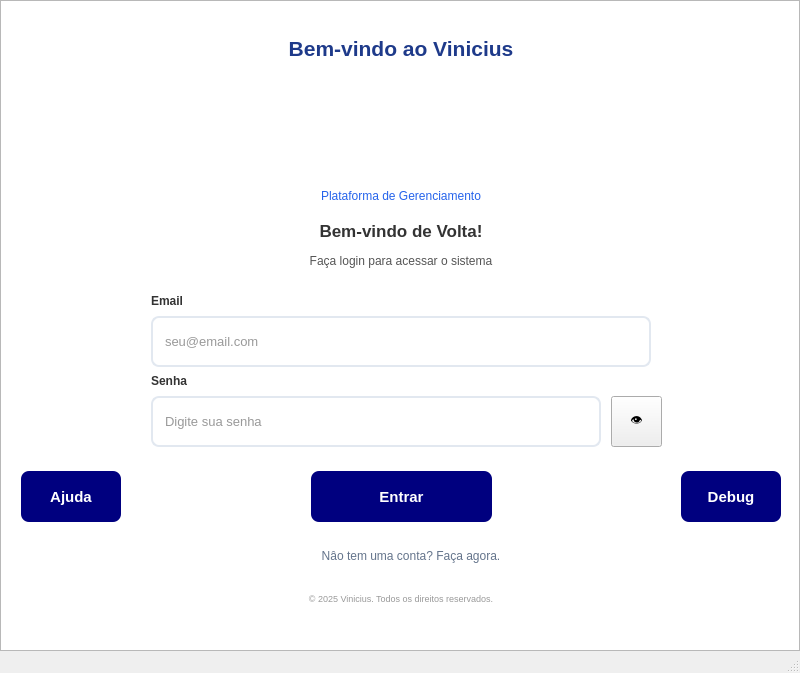
<?xml version="1.0" encoding="UTF-8"?>
<ui version="4.0">
 <class>firstloginUI</class>
 <widget class="QMainWindow" name="MainWindow">
  <property name="geometry">
   <rect>
    <x>0</x>
    <y>0</y>
    <width>800</width>
    <height>673</height>
   </rect>
  </property>
  <property name="windowTitle">
   <string>Login</string>
  </property>
  <widget class="QWidget" name="centralwidget">
   <layout class="QGridLayout" name="gridLayout">
    <property name="leftMargin">
     <number>0</number>
    </property>
    <property name="topMargin">
     <number>0</number>
    </property>
    <property name="rightMargin">
     <number>0</number>
    </property>
    <property name="bottomMargin">
     <number>0</number>
    </property>
    <item row="0" column="0">
     <widget class="QScrollArea" name="scrollArea">
      <property name="verticalScrollBarPolicy">
       <enum>Qt::ScrollBarPolicy::ScrollBarAsNeeded</enum>
      </property>
      <property name="widgetResizable">
       <bool>true</bool>
      </property>
      <widget class="QWidget" name="scrollAreaWidgetContents">
       <property name="geometry">
        <rect>
         <x>0</x>
         <y>0</y>
         <width>798</width>
         <height>621</height>
        </rect>
       </property>
       <layout class="QVBoxLayout" name="verticalLayout">
        <property name="spacing">
         <number>0</number>
        </property>
        <property name="leftMargin">
         <number>0</number>
        </property>
        <property name="topMargin">
         <number>0</number>
        </property>
        <property name="rightMargin">
         <number>0</number>
        </property>
        <property name="bottomMargin">
         <number>0</number>
        </property>
        <item>
         <widget class="QFrame" name="mainFrame">
          <property name="styleSheet">
           <string notr="true">QFrame#mainFrame {
    background-color: white;
}

QLineEdit {
    border: 2px solid #e2e8f0;
    border-radius: 8px;
    padding: 10px;
    font-size: 10pt;
    font-family: 'Segoe UI', Arial, sans-serif;
    background-color: white;
    color: #333333;
}

QLineEdit:focus {
    border: 2px solid #2563eb;
}

QLineEdit:hover {
    border: 2px solid #cbd5e1;
}

QPushButton#registerButton {
    background-color: #2563eb;
    color: white;
    font-weight: bold;
    font-size: 10pt;
    font-family: 'Segoe UI', Arial, sans-serif;
    border-radius: 8px;
    padding: 10px;
    min-height: 40px;
}

QPushButton#registerButton:hover {
    background-color: #1e3a8a;
}

QPushButton#registerButton:pressed {
    background-color: #1e40af;
}

QPushButton#backButton {
    background-color: transparent;
    color: #64748b;
    font-size: 9pt;
    font-family: 'Segoe UI', Arial, sans-serif;
    border: none;
    padding: 6px;
}

QPushButton#backButton:hover {
    color: #2563eb;
    text-decoration: underline;
}
</string>
          </property>
          <widget class="QLabel" name="titleLabel">
           <property name="geometry">
            <rect>
             <x>200</x>
             <y>30</y>
             <width>400</width>
             <height>35</height>
            </rect>
           </property>
           <property name="text">
            <string>&lt;html&gt;&lt;head/&gt;&lt;body&gt;&lt;p align=&quot;center&quot;&gt;&lt;span style=&quot; font-family:'Segoe UI,Arial,sans-serif'; font-size:16pt; font-weight:600; color:#1e3a8a;&quot;&gt;Bem-vindo ao Vinicius&lt;/span&gt;&lt;/p&gt;&lt;/body&gt;&lt;/html&gt;</string>
           </property>
          </widget>
          <widget class="QLabel" name="logoLabel">
           <property name="geometry">
            <rect>
             <x>300</x>
             <y>75</y>
             <width>200</width>
             <height>100</height>
            </rect>
           </property>
           <property name="text">
            <string/>
           </property>
           <property name="pixmap">
            <pixmap>images/vinil_logo.png</pixmap>
           </property>
           <property name="scaledContents">
            <bool>true</bool>
           </property>
          </widget>
          <widget class="QLabel" name="subtitleLabel">
           <property name="geometry">
            <rect>
             <x>300</x>
             <y>185</y>
             <width>200</width>
             <height>20</height>
            </rect>
           </property>
           <property name="text">
            <string>&lt;html&gt;&lt;body&gt;&lt;p align=&quot;center&quot;&gt;&lt;span style=&quot; font-family:'Segoe UI,Arial,sans-serif'; font-size:9pt; color:#2563eb;&quot;&gt;Plataforma de Gerenciamento&lt;/span&gt;&lt;/p&gt;&lt;/body&gt;&lt;/html&gt;</string>
           </property>
          </widget>
          <widget class="QLabel" name="welcomeLabel">
           <property name="geometry">
            <rect>
             <x>250</x>
             <y>215</y>
             <width>300</width>
             <height>30</height>
            </rect>
           </property>
           <property name="text">
            <string>&lt;html&gt;&lt;head/&gt;&lt;body&gt;&lt;p align=&quot;center&quot;&gt;&lt;span style=&quot; font-family:'Segoe UI,Arial,sans-serif'; font-size:13pt; font-weight:600; color:#333333;&quot;&gt;Bem-vindo de Volta!&lt;/span&gt;&lt;/p&gt;&lt;/body&gt;&lt;/html&gt;</string>
           </property>
          </widget>
          <widget class="QLabel" name="instructionLabel">
           <property name="geometry">
            <rect>
             <x>250</x>
             <y>250</y>
             <width>300</width>
             <height>20</height>
            </rect>
           </property>
           <property name="text">
            <string>&lt;html&gt;&lt;head/&gt;&lt;body&gt;&lt;p align=&quot;center&quot;&gt;&lt;span style=&quot; font-family:'Segoe UI,Arial,sans-serif'; font-size:9pt; color:#555555;&quot;&gt;Faça login para acessar o sistema&lt;/span&gt;&lt;/p&gt;&lt;/body&gt;&lt;/html&gt;</string>
           </property>
          </widget>
          <widget class="QLabel" name="emailLabel">
           <property name="geometry">
            <rect>
             <x>150</x>
             <y>290</y>
             <width>44</width>
             <height>20</height>
            </rect>
           </property>
           <property name="text">
            <string>&lt;html&gt;&lt;head/&gt;&lt;body&gt;&lt;p&gt;&lt;span style=&quot; font-family:'Segoe UI,Arial,sans-serif'; font-size:9pt; font-weight:600; color:#333333;&quot;&gt;Email&lt;/span&gt;&lt;/p&gt;&lt;/body&gt;&lt;/html&gt;</string>
           </property>
          </widget>
          <widget class="QLineEdit" name="emailLineEdit">
           <property name="geometry">
            <rect>
             <x>150</x>
             <y>315</y>
             <width>500</width>
             <height>51</height>
            </rect>
           </property>
           <property name="placeholderText">
            <string>seu@email.com</string>
           </property>
          </widget>
          <widget class="QLabel" name="passwordLabel">
           <property name="geometry">
            <rect>
             <x>150</x>
             <y>370</y>
             <width>81</width>
             <height>20</height>
            </rect>
           </property>
           <property name="text">
            <string>&lt;html&gt;&lt;head/&gt;&lt;body&gt;&lt;p&gt;&lt;span style=&quot; font-family:'Segoe UI,Arial,sans-serif'; font-size:9pt; font-weight:600; color:#333333;&quot;&gt;Senha&lt;/span&gt;&lt;/p&gt;&lt;/body&gt;&lt;/html&gt;</string>
           </property>
          </widget>
          <widget class="QLineEdit" name="passwordLineEdit">
           <property name="geometry">
            <rect>
             <x>150</x>
             <y>395</y>
             <width>450</width>
             <height>51</height>
            </rect>
           </property>
           <property name="echoMode">
            <enum>QLineEdit::EchoMode::Normal</enum>
           </property>
           <property name="placeholderText">
            <string>Digite sua senha</string>
           </property>
          </widget>
          <widget class="QToolButton" name="toolButton_3">
           <property name="geometry">
            <rect>
             <x>610</x>
             <y>395</y>
             <width>51</width>
             <height>51</height>
            </rect>
           </property>
           <property name="cursor">
            <cursorShape>PointingHandCursor</cursorShape>
           </property>
           <property name="text">
            <string>👁</string>
           </property>
          </widget>
          <widget class="QPushButton" name="pushButton">
           <property name="geometry">
            <rect>
             <x>310</x>
             <y>470</y>
             <width>181</width>
             <height>51</height>
            </rect>
           </property>
           <property name="styleSheet">
            <string notr="true">background-color: rgb(0, 0, 127);
color: white;
font-weight: bold;
font-size: 11pt;
font-family: 'Segoe UI', Arial, sans-serif;
border-radius: 8px;
padding: 12px;
</string>
           </property>
           <property name="text">
            <string>Entrar</string>
           </property>
          </widget>
          <widget class="QPushButton" name="pushButton_Debug">
           <property name="geometry">
            <rect>
             <x>680</x>
             <y>470</y>
             <width>100</width>
             <height>51</height>
            </rect>
           </property>
           <property name="styleSheet">
            <string notr="true">background-color: rgb(0, 0, 127);
color: white;
font-weight: bold;
font-size: 11pt;
font-family: 'Segoe UI', Arial, sans-serif;
border-radius: 8px;
padding: 12px;
</string>
           </property>
           <property name="text">
            <string>Debug</string>
           </property>
          </widget>
          <widget class="QLabel" name="footerLabel">
           <property name="geometry">
            <rect>
             <x>250</x>
             <y>590</y>
             <width>300</width>
             <height>15</height>
            </rect>
           </property>
           <property name="text">
            <string>&lt;html&gt;&lt;head/&gt;&lt;body&gt;&lt;p align=&quot;center&quot;&gt;&lt;span style=&quot; font-family:'Segoe UI,Arial,sans-serif'; font-size:7pt; color:#999999;&quot;&gt;© 2025 Vinicius. Todos os direitos reservados.&lt;/span&gt;&lt;/p&gt;&lt;/body&gt;&lt;/html&gt;</string>
           </property>
          </widget>
          <widget class="QPushButton" name="backButton">
           <property name="geometry">
            <rect>
             <x>260</x>
             <y>540</y>
             <width>300</width>
             <height>30</height>
            </rect>
           </property>
           <property name="cursor">
            <cursorShape>PointingHandCursor</cursorShape>
           </property>
           <property name="text">
            <string>Nâo tem uma conta? Faça agora.</string>
           </property>
          </widget>
          <widget class="QPushButton" name="pushButton_Debug_2">
           <property name="geometry">
            <rect>
             <x>20</x>
             <y>470</y>
             <width>100</width>
             <height>51</height>
            </rect>
           </property>
           <property name="styleSheet">
            <string notr="true">background-color: rgb(0, 0, 127);
color: white;
font-weight: bold;
font-size: 11pt;
font-family: 'Segoe UI', Arial, sans-serif;
border-radius: 8px;
padding: 12px;
</string>
           </property>
           <property name="text">
            <string>Ajuda</string>
           </property>
          </widget>
         </widget>
        </item>
       </layout>
      </widget>
     </widget>
    </item>
   </layout>
  </widget>
  <widget class="QMenuBar" name="menubar">
   <property name="geometry">
    <rect>
     <x>0</x>
     <y>0</y>
     <width>800</width>
     <height>25</height>
    </rect>
   </property>
  </widget>
  <widget class="QStatusBar" name="statusbar"/>
 </widget>
 <resources/>
 <connections/>
</ui>
